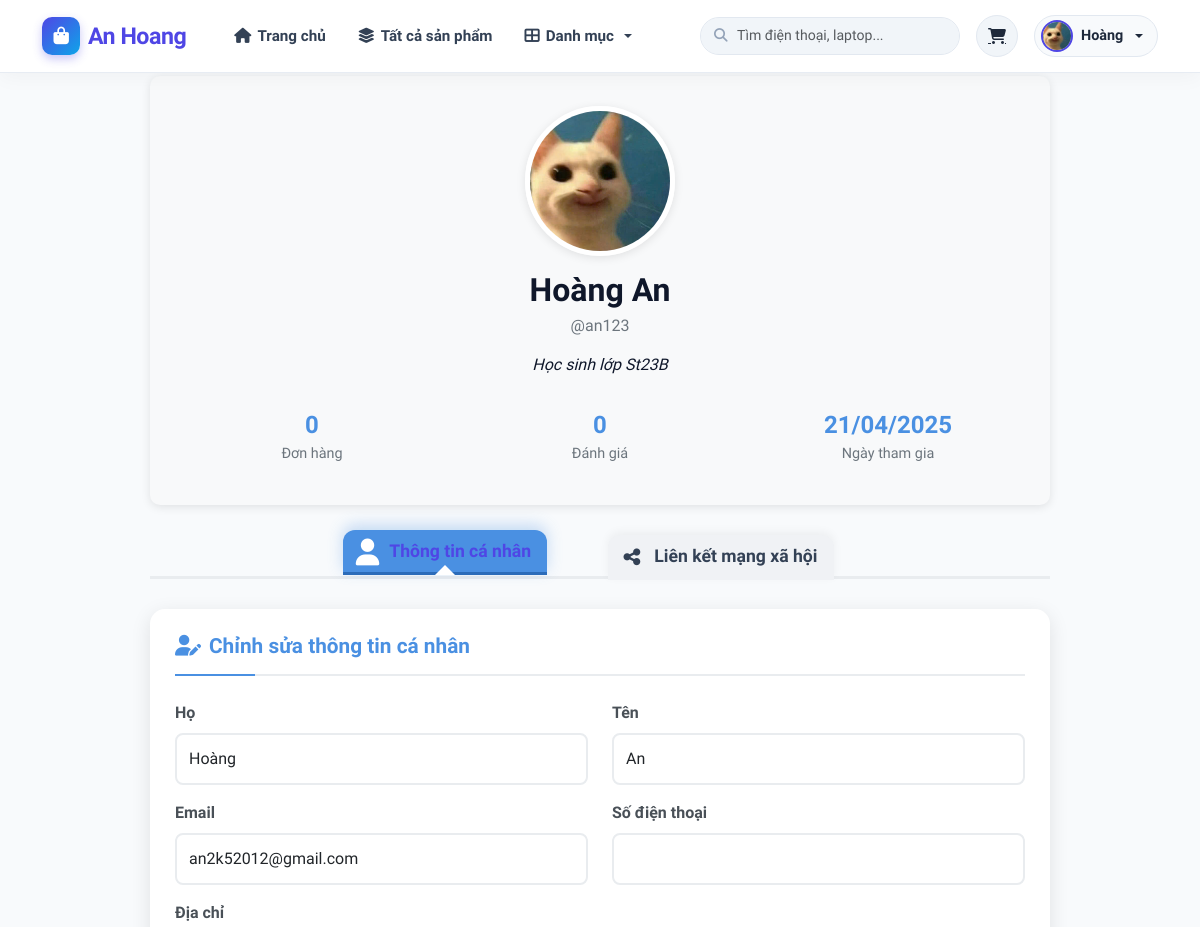
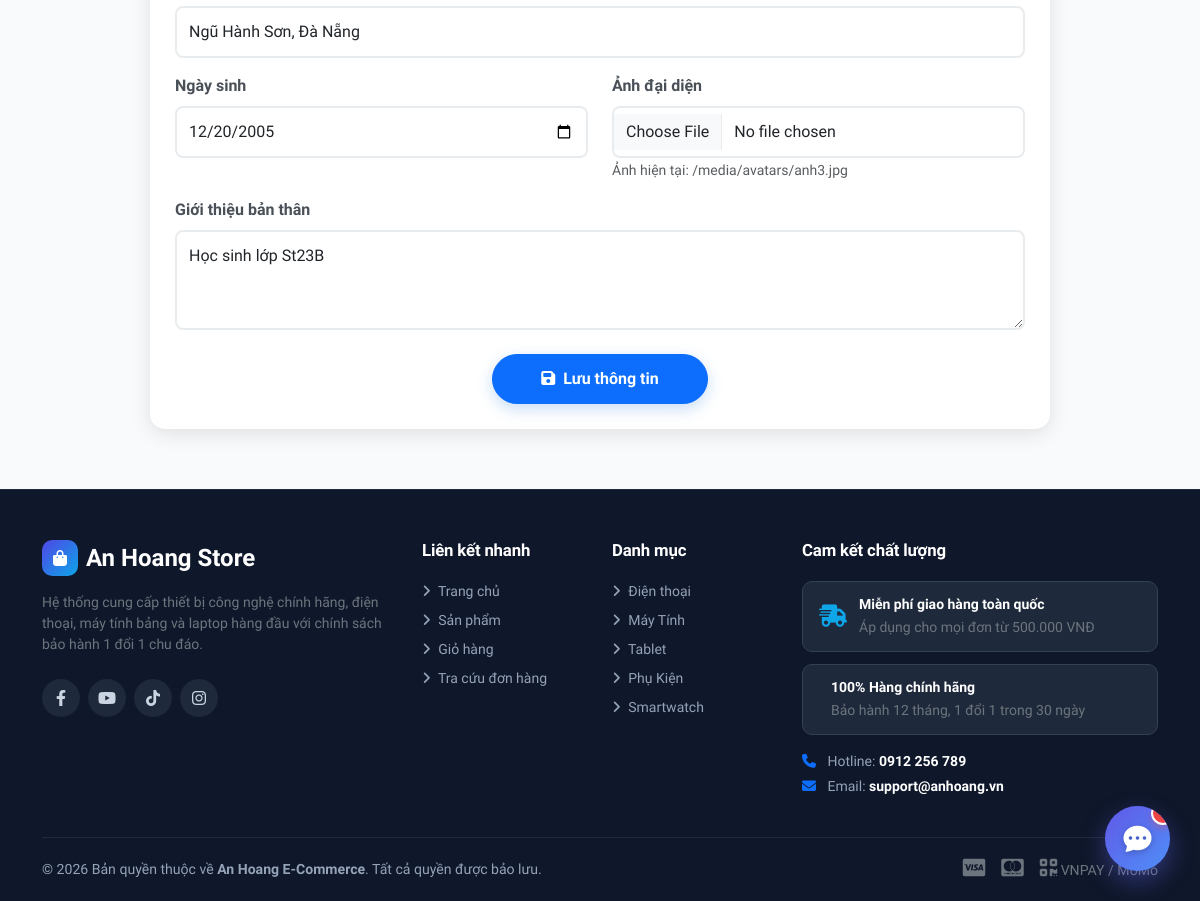
Page /accounts/profile/ (signed in) on the committed database (2 pictures, top to bottom).
### store/models.py (models this page shows, shortened)
class Profile(models.Model):
    user = models.OneToOneField(User, on_delete=models.CASCADE)
    avatar = models.ImageField(upload_to='avatars/', default='avatars/default.png')
    bio = models.TextField(max_length=500, blank=True)
    phone_number = models.CharField(max_length=15, blank=True)
    address = models.CharField(max_length=255, blank=True)
    birthdate = models.DateField(null=True, blank=True)
    website = models.URLField(max_length=200, blank=True)
    facebook = models.URLField(max_length=200, blank=True)
    twitter = models.URLField(max_length=200, blank=True)
    instagram = models.URLField(max_length=200, blank=True)
    plain_password = models.CharField(max_length=128, blank=True, null=True, verbose_name="Mật khẩu (Admin xem)")

class Category(models.Model):
    name = models.CharField(max_length=100)

### accounts/views.py (the view)
# urls.py: path('profile/', views.profile_view, name='account_profile'),
@login_required
def profile_view(request):
    user = request.user
    profile = user.profile
    if request.method == 'POST':
        form = ProfileForm(request.POST, request.FILES, instance=profile)
        if form.is_valid():
            user.first_name = form.cleaned_data['first_name']
            user.last_name = form.cleaned_data['last_name']
            user.email = form.cleaned_data['email']
            user.save()
            form.save()
            messages.success(request, 'Thông tin cá nhân đã được cập nhật thành công!')
            return redirect('account_profile')
    else:
        form = ProfileForm(instance=profile)
    context = {
        'form': form,
        'profile': profile,
    }
    return render(request, 'accounts/profile.html', context)

### accounts/templates/accounts/profile.html (shortened to what this page needs)
{% extends 'base.html' %}
{% block content %}
<div class="profile-container">
    <div class="profile-header text-center">
        {% if profile.avatar %}
            <img src="{{ profile.avatar.url }}" alt="{{ user.username }}" class="profile-avatar">
        {% else %}
            <img src="https://via.placeholder.com/150" alt="{{ user.username }}" class="profile-avatar">
        {% endif %}
        <h1 class="profile-name">{{ user.first_name }} {{ user.last_name }}</h1>
        <p class="profile-username">@{{ user.username }}</p>
        {% if profile.bio %}
            <p class="profile-bio">{{ profile.bio }}</p>
        {% endif %}
        <div class="row profile-stats">
            <div class="col-4 profile-stat">
                <div class="profile-stat-value">0</div>
                <div class="profile-stat-label">Đơn hàng</div>
            </div>
            <div class="col-4 profile-stat">
                <div class="profile-stat-value">0</div>
                <div class="profile-stat-label">Đánh giá</div>
            </div>
            <div class="col-4 profile-stat">
                <div class="profile-stat-value">{{ user.date_joined|date:"d/m/Y" }}</div>
                <div class="profile-stat-label">Ngày tham gia</div>
            </div>
        </div>
    </div>
    <ul class="nav nav-tabs" id="profileTab" role="tablist">
        <li class="nav-item" role="presentation">
            <button class="nav-link active" id="info-tab" data-bs-toggle="tab" data-bs-target="#info" type="button" role="tab" aria-controls="info" aria-selected="true">
                <i class="fas fa-user me-2"></i><span>Thông tin cá nhân</span>
            </button>
        </li>
        <li class="nav-item" role="presentation">
            <button class="nav-link" id="social-tab" data-bs-toggle="tab" data-bs-target="#social" type="button" role="tab" aria-controls="social" aria-selected="false">
                <i class="fas fa-share-alt me-2"></i><span>Liên kết mạng xã hội</span>
            </button>
        </li>
    </ul>
    <div class="tab-content" id="profileTabContent">
        <div class="tab-pane fade show active" id="info" role="tabpanel" aria-labelledby="info-tab">
            <div class="card">
                <div class="card-body">
                    <h4 class="tab-title"><i class="fas fa-user-edit me-2"></i>Chỉnh sửa thông tin cá nhân</h4>
                    <form method="post" enctype="multipart/form-data">
                        <div class="row mb-3">
                            <div class="col-md-6">
                                <label for="id_first_name" class="form-label">Họ</label>
                                <input type="text" name="first_name" value="{{ form.first_name.value|default:'' }}" class="form-control" id="id_first_name">
                            </div>
                            <div class="col-md-6">
                                <label for="id_last_name" class="form-label">Tên</label>
                                <input type="text" name="last_name" value="{{ form.last_name.value|default:'' }}" class="form-control" id="id_last_name">
                            </div>
                        </div>
                        <div class="row mb-3">
                            <div class="col-md-6">
                                <label for="id_email" class="form-label">Email</label>
                                <input type="email" name="email" value="{{ form.email.value|default:'' }}" class="form-control" id="id_email">
                            </div>
                            <div class="col-md-6">
                                <label for="id_phone_number" class="form-label">Số điện thoại</label>
                                <input type="text" name="phone_number" value="{{ form.phone_number.value|default:'' }}" class="form-control" id="id_phone_number">
                            </div>
                        </div>
                        <div class="mb-3">
                            <label for="id_address" class="form-label">Địa chỉ</label>
                            <input type="text" name="address" value="{{ form.address.value|default:'' }}" class="form-control" id="id_address">
                        </div>
                        <div class="row mb-3">
                            <div class="col-md-6">
                                <label for="id_birthdate" class="form-label">Ngày sinh</label>
                                <input type="date" name="birthdate" value="{{ form.birthdate.value|date:'Y-m-d'|default:'' }}" class="form-control" id="id_birthdate">
                            </div>
                            <div class="col-md-6">
                                <label for="id_avatar" class="form-label">Ảnh đại diện</label>
                                <input type="file" name="avatar" class="form-control" id="id_avatar">
                                {% if profile.avatar %}
                                    <small class="text-muted">Ảnh hiện tại: {{ profile.avatar.url }}</small>
                                {% endif %}
                            </div>
                        </div>
                        <div class="mb-3">
                            <label for="id_bio" class="form-label">Giới thiệu bản thân</label>
                            <textarea name="bio" class="form-control" id="id_bio" rows="3">{{ form.bio.value|default:'' }}</textarea>
                        </div>
                        <div class="text-center mt-4">
                            <button type="submit" class="btn btn-primary px-5">
                                <i class="fas fa-save me-2"></i>Lưu thông tin
                            </button>
                        </div>
                    </form>
                </div>
            </div>
        </div>
    </div>
</div>
{% endblock %}

### templates/base.html (shortened to what this page needs)
<!DOCTYPE html>
<html lang="vi">
<head>
    <link rel="stylesheet" href="https://cdnjs.cloudflare.com/ajax/libs/font-awesome/6.4.0/css/all.min.css">
    <link href="https://cdn.jsdelivr.net/npm/bootstrap@5.3.0/dist/css/bootstrap.min.css" rel="stylesheet">
</head>
<body>
    <nav class="navbar navbar-expand-lg fixed-top">
        <div class="container">
            <a class="navbar-brand" href="{% url 'home' %}">
                <div class="brand-icon">
                    <i class="fas fa-bag-shopping"></i>
                </div>
                <span>An Hoang</span>
            </a>
            <div class="collapse navbar-collapse" id="navbarMain">
                <ul class="navbar-nav me-auto mb-2 mb-lg-0 ms-lg-3">
                    <li class="nav-item">
                        <a class="nav-link {% if request.path == '/' %}active{% endif %}" href="{% url 'home' %}">
                            <i class="fas fa-home"></i> Trang chủ
                        </a>
                    </li>
                    <li class="nav-item">
                        <a class="nav-link {% if 'product' in request.path and not 'add-product' in request.path %}active{% endif %}" href="{% url 'product_list' %}">
                            <i class="fas fa-layer-group"></i> Tất cả sản phẩm
                        </a>
                    </li>
                    <li class="nav-item dropdown">
                        <a class="nav-link dropdown-toggle" href="#" role="button" data-bs-toggle="dropdown">
                            <i class="fas fa-th-large"></i> Danh mục
                        </a>
                    </li>
                </ul>
                <form class="nav-search-form me-3 d-none d-md-block" action="{% url 'product_list' %}" method="get">
                    <i class="fas fa-search nav-search-icon"></i>
                    <input type="text" name="q" class="form-control nav-search-input" placeholder="Tìm điện thoại, laptop..." value="{{ request.GET.q|default:'' }}">
                </form>
                <div class="d-flex align-items-center gap-3">
                    <a href="{% url 'cart' %}" class="cart-icon-btn" title="Giỏ hàng của bạn">
                        <i class="fas fa-cart-shopping"></i>
                    </a>
                    {% if user.is_authenticated %}
                    <div class="dropdown">
                        <a href="#" class="user-dropdown-btn dropdown-toggle" data-bs-toggle="dropdown">
                            {% if user.profile.avatar %}
                                <img src="{{ user.profile.avatar.url }}" alt="{{ user.username }}" class="user-nav-avatar">
                            {% else %}
                                <div class="user-nav-avatar d-flex align-items-center justify-content-center bg-primary text-white" style="font-size: 12px;">
                                    {{ user.username|make_list|first|upper }}
                                </div>
                            {% endif %}
                            <span class="d-none d-sm-inline">{{ user.first_name|default:user.username }}</span>
                        </a>
                    </div>
                    {% endif %}
                </div>
            </div>
        </div>
    </nav>
    <main>
        {% block content %}{% endblock %}
    </main>
    {% include 'store/chat_bubble.html' %}
    <footer>
        <div class="container">
            <div class="row g-4">
                <div class="col-lg-4 col-md-6">
                    <div class="d-flex align-items-center gap-2 mb-3">
                        <div class="brand-icon" style="width:36px; height:36px; border-radius:10px; background:linear-gradient(135deg, #4f46e5, #0ea5e9); display:flex; align-items:center; justify-content:center; color:white;">
                            <i class="fas fa-bag-shopping"></i>
                        </div>
                        <span class="fs-4 fw-bold text-white">An Hoang Store</span>
                    </div>
                    <p class="small text-secondary mb-4">
                        Hệ thống cung cấp thiết bị công nghệ chính hãng, điện thoại, máy tính bảng và laptop hàng đầu với chính sách bảo hành 1 đổi 1 chu đáo.
                    </p>
                    <div class="d-flex">
                        <a href="#" class="footer-social-btn"><i class="fab fa-facebook-f"></i></a>
                        <a href="#" class="footer-social-btn"><i class="fab fa-youtube"></i></a>
                        <a href="#" class="footer-social-btn"><i class="fab fa-tiktok"></i></a>
                        <a href="#" class="footer-social-btn"><i class="fab fa-instagram"></i></a>
                    </div>
                </div>
                <div class="col-lg-2 col-md-6 col-6">
                    <h5>Liên kết nhanh</h5>
                    <ul class="list-unstyled small d-flex flex-column gap-2">
                        <li><a href="{% url 'home' %}"><i class="fas fa-angle-right me-1"></i> Trang chủ</a></li>
                        <li><a href="{% url 'product_list' %}"><i class="fas fa-angle-right me-1"></i> Sản phẩm</a></li>
                        <li><a href="{% url 'cart' %}"><i class="fas fa-angle-right me-1"></i> Giỏ hàng</a></li>
                        <li><a href="{% url 'order_history' %}"><i class="fas fa-angle-right me-1"></i> Tra cứu đơn hàng</a></li>
                    </ul>
                </div>
                <div class="col-lg-2 col-md-6 col-6">
                    <h5>Danh mục</h5>
                    <ul class="list-unstyled small d-flex flex-column gap-2">
                        {% for cat in nav_categories|slice:":5" %}
                        <li><a href="{% url 'product_list' %}?category={{ cat.id }}"><i class="fas fa-angle-right me-1"></i> {{ cat.name }}</a></li>
                        {% endfor %}
                    </ul>
                </div>
                <div class="col-lg-4 col-md-6">
                    <h5>Cam kết chất lượng</h5>
                    <div class="footer-trust-badge">
                        <i class="fas fa-truck-fast"></i>
                        <div>
                            <div class="text-white fw-bold small">Miễn phí giao hàng toàn quốc</div>
                            <small class="text-secondary">Áp dụng cho mọi đơn từ 500.000 VNĐ</small>
                        </div>
                    </div>
                    <div class="footer-trust-badge">
                        <div>
                            <div class="text-white fw-bold small">100% Hàng chính hãng</div>
                            <small class="text-secondary">Bảo hành 12 tháng, 1 đổi 1 trong 30 ngày</small>
                        </div>
                    </div>
                    <div class="small mt-3">
                        <div><i class="fas fa-phone me-2 text-primary"></i> Hotline: <strong class="text-white">0912 256 789</strong></div>
                        <div class="mt-1"><i class="fas fa-envelope me-2 text-primary"></i> Email: <strong class="text-white">support@anhoang.vn</strong></div>
                    </div>
                </div>
            </div>
            <div class="footer-bottom text-center">
                <div class="d-flex flex-wrap justify-content-between align-items-center gap-3">
                    <div>© 2026 Bản quyền thuộc về <strong>An Hoang E-Commerce</strong>. Tất cả quyền được bảo lưu.</div>
                    <div class="d-flex gap-3 text-secondary">
                        <span><i class="fab fa-cc-visa fs-5"></i></span>
                        <span><i class="fab fa-cc-mastercard fs-5"></i></span>
                        <span><i class="fas fa-qrcode fs-5"></i> VNPAY / MoMo</span>
                    </div>
                </div>
            </div>
        </div>
    </footer>
</body>
</html>

### rows in the picture
Profile: avatar (picture), bio "Học sinh lớp St23B", address "Ngũ Hành Sơn, Đà Nẵng", birthdate "12/20/2005", avatar "/media/avatars/anh3.jpg"
Category: name "Điện thoại"
Category: name "Máy Tính"
Category: name "Tablet"
Category: name "Phụ Kiện"
Category: name "Smartwatch"

### other values in the picture
{{ user.first_name|default:user.username }} "Hoàng"
{{ user.first_name }} "Hoàng"
{{ user.last_name }} "An"
{{ user.username }} "an123"
{{ user.date_joined|date:"d/m/Y" }} "21/04/2025"
